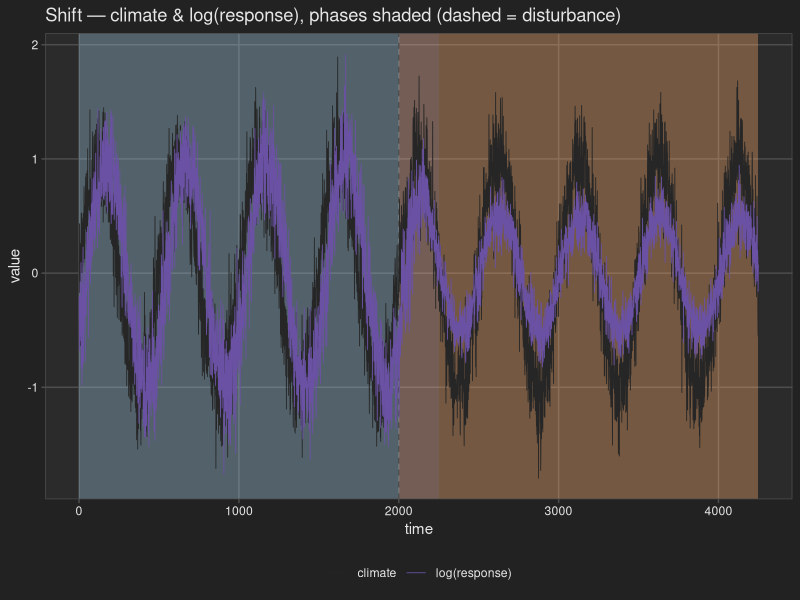
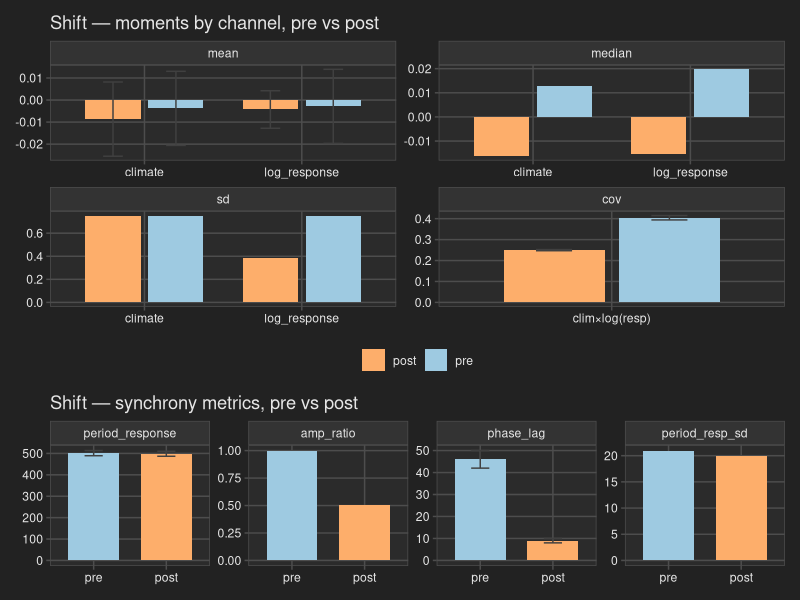
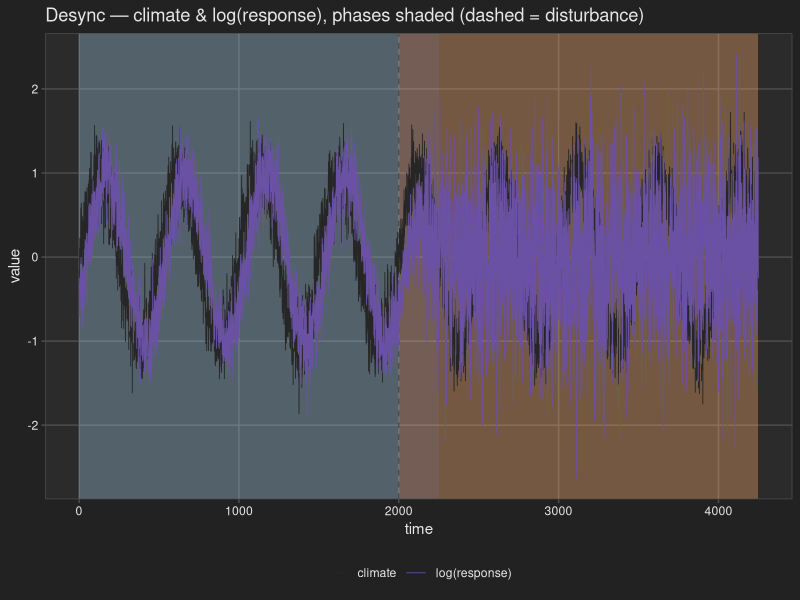
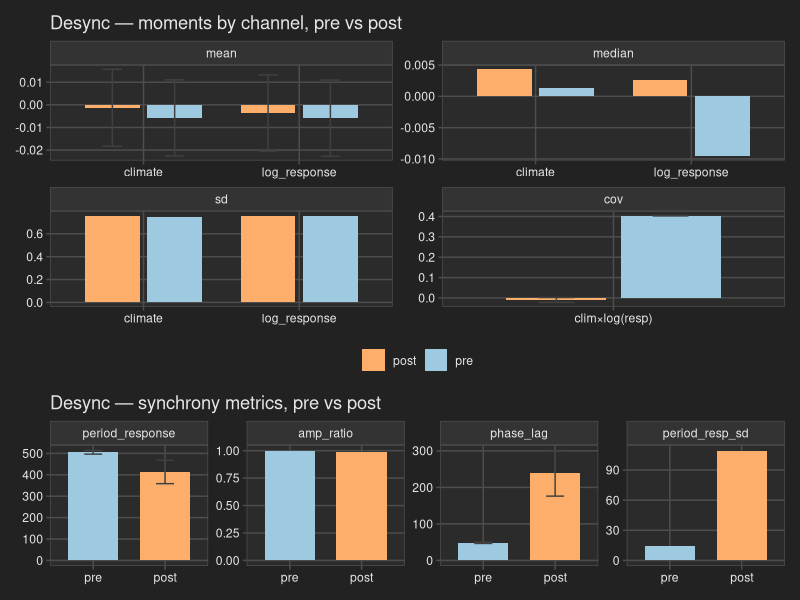
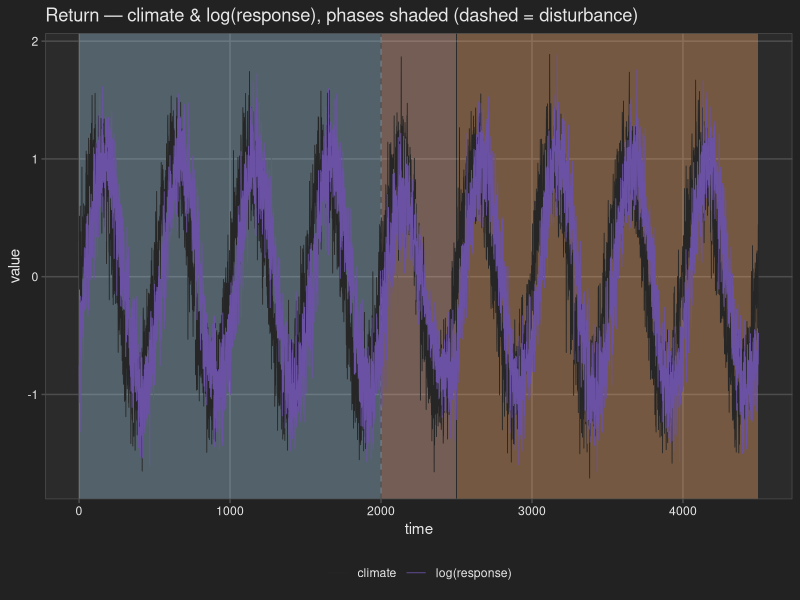
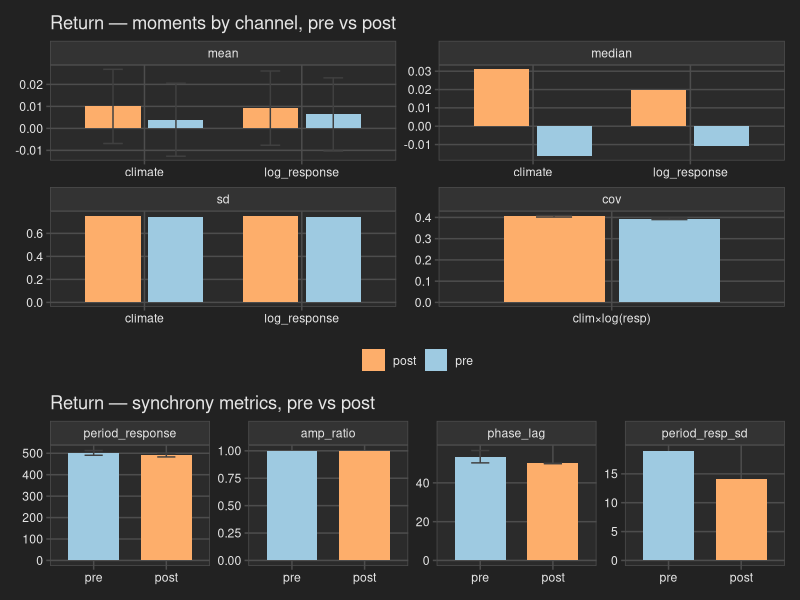
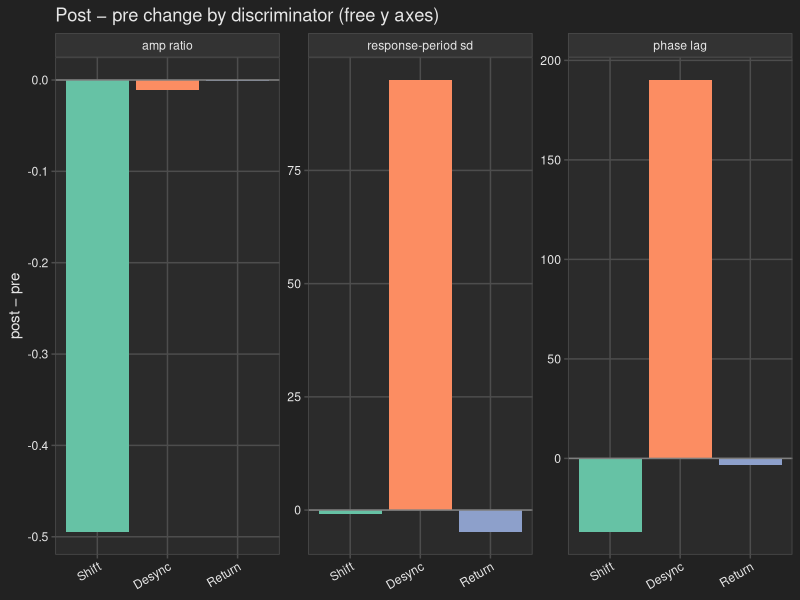

Generate these figures, in order, with R:
## ---- chunk 1
knitr::opts_chunk$set(echo = TRUE, message = FALSE, warning = FALSE,
                      dev.args = list(bg = "#222222"))   # dark PNG canvas → matches darkly page
suppressMessages({ library(dplyr); library(tidyr); library(readr); library(ggplot2)
                   library(knitr); library(patchwork) })
.pg <- "#222222"; .pn <- "#2b2b2b"; .fg <- "#e6e6e6"; .gr <- "#4d4d4d"   # dark plot palette
theme_set(theme_bw(base_size = 11) + theme(
  plot.background  = element_rect(fill = .pg, colour = NA),
  panel.background = element_rect(fill = .pn, colour = NA),
  panel.border     = element_rect(colour = .gr, fill = NA),
  panel.grid.major = element_line(colour = .gr),
  panel.grid.minor = element_blank(),
  text = element_text(colour = .fg), axis.text = element_text(colour = .fg),
  axis.ticks = element_line(colour = .gr),
  legend.background = element_rect(fill = .pg, colour = NA),
  legend.key = element_rect(fill = .pg, colour = NA),
  strip.background = element_rect(fill = "#333333", colour = .gr),
  strip.text = element_text(colour = .fg), legend.position = "bottom"))
P <- 500   # generator period (steps); see CLAUDE.md. Only used to wrap phase lag into [0,P).
# auto-incrementing figure counter (document order) — used in each chunk's fig.cap.
fig_n <- local({ i <- 0L; function(x) { i <<- i + 1L; paste0("Figure ", i, ". ", x) } })
## ---- chunk 2
# centered moving average (window w); NA at the ±(w-1)/2 ends — used for peak-finding only.
smooth_ma <- function(x, w = 51) as.numeric(stats::filter(x, rep(1 / w, w)))

# local maxima of a smoothed copy, thinned greedily by height to a minimum separation `gap`.
# Two noise defences: keep only candidates above the window mean (an oscillation peak sits above
# its central tendency ⇒ drops trough-region ripples), then greedy gap≈0.6P ⇒ ≤1 peak/period.
find_peaks <- function(x, w = 51, gap = 300) {
  s <- smooth_ma(x, w); n <- length(s)
  interior <- s[2:(n - 1)] > s[1:(n - 2)] & s[2:(n - 1)] >= s[3:n]
  cand <- which(c(FALSE, interior, FALSE))            # NA comparisons drop out of which()
  cand <- cand[s[cand] > mean(s, na.rm = TRUE)]       # peaks lie above central tendency
  cand <- cand[order(s[cand], decreasing = TRUE)]     # tallest first
  keep <- integer(0)
  for (i in cand) if (all(abs(i - keep) >= gap)) keep <- c(keep, i)
  sort(keep)
}

# per-channel moments: central tendency (mean, median) + spread (sd, var, IQR, range).
series_stats <- function(x)
  tibble(mean = mean(x), median = median(x), sd = sd(x),
         var = var(x), IQR = IQR(x), range = diff(range(x)))

# per-response-peak offset behind the preceding climate peak, wrapped into [0,P). Empty if either
# channel has no peak. phase_lag = its mean; the vector also feeds the metric's standard error.
peak_offsets <- function(pc, pr) {
  if (!length(pc) || !length(pr)) return(numeric(0))
  vapply(pr, function(tr) {
    prior <- pc[pc <= tr]
    d <- if (length(prior)) tr - max(prior) else tr - min(pc)
    ((d %% P) + P) %% P
  }, numeric(1))
}
se_mean  <- function(x) if (length(x) > 1) sd(x) / sqrt(length(x)) else NA_real_  # SE of a sample mean

# covariance SE from per-cycle estimates: cut the window into P-long blocks, cov within each,
# SE = sd(block covs)/√n_blocks. Valid under autocorrelation — an iid cov SE would be far too
# narrow (effective n is the ~4 cycles, not the ~2000 points). Mirrors the peak-metric SEs.
cov_se <- function(x, y) {
  blk <- (seq_along(x) - 1) %/% P
  cv  <- tapply(seq_along(x), blk, function(i) if (length(i) > 2) cov(x[i], y[i]) else NA_real_)
  se_mean(cv[is.finite(cv)])
}

# synchrony summary for one settled window (climate/response columns). Peaks are found ONCE here
# and every derived quantity — including the mean-type standard errors (period_response_se,
# phase_lag_se) — reuses them, so callers never re-run find_peaks.
# period_resp_sd = spacing irregularity: small ⇒ clean oscillation, large ⇒ decoupled/noise.
sync_one <- function(sub) {
  pc <- find_peaks(sub$climate); pr <- find_peaks(sub$log_response)   # response peaks in log space
  dpr <- diff(pr); off <- peak_offsets(pc, pr)      # spacings / offsets feed both value and SE
  ac <- sd(sub$climate); ar <- sd(sub$log_response) # amp_response = sd(log R) ≈ β; sd computed once
  tibble(n = nrow(sub),
         period_climate     = mean(diff(pc)),
         period_response    = mean(dpr),
         period_response_se = se_mean(dpr),          # SE of the mean inter-peak interval
         period_resp_sd     = sd(dpr),
         amp_climate        = ac,
         amp_response       = ar,
         amp_ratio          = ar / ac,
         phase_lag          = if (length(off)) mean(off) else NA_real_,
         phase_lag_se       = se_mean(off))          # SE of the mean per-peak offset
}

# tables + figure for one dataset, over the settled pre/post regimes (transition excluded).
stats_by_period <- function(df)
  df %>% filter(phase %in% c("pre", "post")) %>%
    pivot_longer(c(climate, log_response), names_to = "series") %>%
    group_by(phase, series) %>% group_modify(~ series_stats(.x$value)) %>% ungroup() %>%
    mutate(phase = factor(phase, c("pre", "post"))) %>% arrange(phase, series)

sync_by_period <- function(df)
  bind_rows(pre  = sync_one(filter(df, phase == "pre")),
            post = sync_one(filter(df, phase == "post")), .id = "phase") %>%
    mutate(phase = factor(phase, c("pre", "post")))

# contiguous phase spans → shaded background bands (disturbance is a single step, drawn as a line).
phase_fill <- c(pre = "#9ecae1", disturbance = "grey45", transition = "#fcbba1", post = "#fdae6b")
plot_series <- function(df, title) {
  bands <- df %>% filter(phase != "disturbance") %>% group_by(phase) %>%
    summarise(xmin = min(time), xmax = max(time), .groups = "drop")
  td <- df$time[df$phase == "disturbance"]
  ggplot() +
    geom_rect(data = bands, aes(xmin = xmin, xmax = xmax, ymin = -Inf, ymax = Inf, fill = phase),
              alpha = 0.35, inherit.aes = FALSE) +
    geom_vline(xintercept = td, linetype = 2, colour = "grey30") +
    geom_line(data = pivot_longer(df, c(climate, log_response), names_to = "var") %>%
                mutate(var = recode(var, log_response = "log(response)")),
              aes(time, value, colour = var), linewidth = 0.3) +
    scale_fill_manual(values = phase_fill, guide = "none") +
    scale_colour_manual(values = c(climate = "grey15", `log(response)` = "#6a51a3")) +
    labs(title = title, x = "time", y = "value", colour = NULL)
}

# bar companions to the two tables; pre/post reuse the phase-band fills. free_y scales
# because metrics live on different units (amp ~1, period ~500, lag ~10s).
bar_fill <- c(pre = "#9ecae1", post = "#fdae6b")
# errbar=TRUE overlays ±1 SE (sd/√n) on the mean facet only. NB with autocorrelated series
# the iid SE is optimistic (too narrow); here it still dwarfs the ~0 means → not distinguishable.
# takes the precomputed stats tibble (stats_by_period) so the moments grid isn't recomputed;
# cov/n are still derived from df (not duplicated elsewhere).
plot_moments <- function(stats_x, df, title, errbar = FALSE) {   # central tendency + spread, per channel
  st <- stats_x %>% select(phase, series, mean, median, sd)
  nn <- df %>% filter(phase %in% c("pre", "post")) %>% count(phase, name = "n")   # rows per window
  # se lives on the wide table (sd/√n), tagged onto the mean rows after the pivot — no self-join.
  long <- st %>% left_join(nn, by = "phase") %>%
    mutate(se_mean = sd / sqrt(n)) %>%
    pivot_longer(c(mean, median, sd), names_to = "measure") %>%
    mutate(se = ifelse(measure == "mean", se_mean, NA_real_)) %>%
    select(phase, series, measure, value, se)
  # joint moment: one cov(climate, log_response) per regime → own facet (single x category).
  # per-cycle SE (see cov_se) — block SE, matching the other metrics.
  cov <- df %>% filter(phase %in% c("pre", "post")) %>% group_by(phase) %>%
    summarise(value = cov(climate, log_response), se = cov_se(climate, log_response), .groups = "drop") %>%
    mutate(phase = factor(phase, c("pre", "post")), series = "clim×log(resp)", measure = "cov")
  long <- bind_rows(long, cov) %>%
    mutate(measure = factor(measure, c("mean", "median", "sd", "cov")))
  ggplot(long, aes(series, value, fill = phase)) +
    geom_col(position = position_dodge(0.8), width = 0.7) +
    { if (errbar) geom_errorbar(aes(ymin = value - se, ymax = value + se),
        position = position_dodge(0.8), width = 0.25, colour = "grey25", na.rm = TRUE) } +
    facet_wrap(~ measure, scales = "free") +   # free x too: cov facet has its own single category
    scale_fill_manual(values = bar_fill) +
    labs(title = title, x = NULL, y = NULL, fill = NULL)
}

# takes the precomputed sync tibble (sync_by_period), which already carries the mean-type SEs
# (period_response_se, phase_lag_se) — so peaks are never re-found for the error bars.
plot_sync <- function(sync_x, title) {                  # peak-derived synchrony discriminators
  se_long <- sync_x %>%                                 # SE only for the mean-type metrics
    transmute(phase, period_response = period_response_se, phase_lag = phase_lag_se) %>%
    pivot_longer(-phase, names_to = "metric", values_to = "se")
  dat <- sync_x %>% select(phase, period_response, amp_ratio, phase_lag, period_resp_sd) %>%
    pivot_longer(-phase, names_to = "metric") %>%
    left_join(se_long, by = c("phase", "metric")) %>%   # amp_ratio & period_resp_sd → NA (no SE)
    mutate(metric = factor(metric, c("period_response", "amp_ratio", "phase_lag", "period_resp_sd")))
  ggplot(dat, aes(phase, value, fill = phase)) +
    geom_col(width = 0.7) +
    geom_errorbar(aes(ymin = value - se, ymax = value + se), width = 0.25, colour = "grey25", na.rm = TRUE) +
    facet_wrap(~ metric, scales = "free_y", nrow = 1) +
    scale_fill_manual(values = bar_fill, guide = "none") +
    labs(title = title, x = NULL, y = NULL)
}
## ---- chunk 3
# response is analyzed in log space (log-linear generator) → add log_response once at load.
d_shift  <- read_csv("synthetic_shift.csv",  show_col_types = FALSE) %>% mutate(log_response = log(response))
d_desync <- read_csv("synthetic_desync.csv", show_col_types = FALSE) %>% mutate(log_response = log(response))
d_return <- read_csv("synthetic_return.csv", show_col_types = FALSE) %>% mutate(log_response = log(response))
## ---- chunk 4
# Each dataset's moment / synchrony summaries are computed ONCE here (find_peaks runs a single
# time per window) and reused by every table, figure, and the cross-dataset summary below.
stats_shift  <- stats_by_period(d_shift);  sync_shift  <- sync_by_period(d_shift)
stats_desync <- stats_by_period(d_desync); sync_desync <- sync_by_period(d_desync)
stats_return <- stats_by_period(d_return); sync_return <- sync_by_period(d_return)
## ---- chunk 5
plot_series(d_shift, "Shift — climate & log(response), phases shaded (dashed = disturbance)")
## ---- chunk 6
cat(kable(stats_shift, digits = 3,
          caption = "Shift — per-channel moments, settled regimes"), sep = "\n")
cat("\n\n")
cat(kable(sync_shift %>% select(-ends_with("_se")), digits = 2,   # SEs shown as error bars, not in table
          caption = "Shift — peak-derived synchrony, pre vs post"), sep = "\n")
## ---- chunk 7
(plot_moments(stats_shift, d_shift, "Shift — moments by channel, pre vs post", errbar = TRUE) /
 plot_sync(sync_shift, "Shift — synchrony metrics, pre vs post")) +
  plot_layout(heights = c(2, 1))   # 2×2 moments gets twice the height of the 1-row sync strip
## ---- chunk 8
plot_series(d_desync, "Desync — climate & log(response), phases shaded (dashed = disturbance)")
## ---- chunk 9
cat(kable(stats_desync, digits = 3,
          caption = "Desync — per-channel moments, settled regimes"), sep = "\n")
cat("\n\n")
cat(kable(sync_desync %>% select(-ends_with("_se")), digits = 2,
          caption = "Desync — peak-derived synchrony, pre vs post"), sep = "\n")
## ---- chunk 10
(plot_moments(stats_desync, d_desync, "Desync — moments by channel, pre vs post", errbar = TRUE) /
 plot_sync(sync_desync, "Desync — synchrony metrics, pre vs post")) +
  plot_layout(heights = c(2, 1))
## ---- chunk 11
plot_series(d_return, "Return — climate & log(response), phases shaded (dashed = disturbance)")
## ---- chunk 12
cat(kable(stats_return, digits = 3,
          caption = "Return — per-channel moments, settled regimes"), sep = "\n")
cat("\n\n")
cat(kable(sync_return %>% select(-ends_with("_se")), digits = 2,
          caption = "Return — peak-derived synchrony, pre vs post"), sep = "\n")
## ---- chunk 13
(plot_moments(stats_return, d_return, "Return — moments by channel, pre vs post", errbar = TRUE) /
 plot_sync(sync_return, "Return — synchrony metrics, pre vs post")) +
  plot_layout(heights = c(2, 1))
## ---- chunk 14
sync_all <- bind_rows(Shift = sync_shift, Desync = sync_desync,   # reuse the summaries from `derive`
                      Return = sync_return, .id = "dataset")

# pre→post deltas of the discriminating metrics
delta <- sync_all %>%
  select(dataset, phase, amp_ratio, phase_lag, period_resp_sd) %>%
  pivot_longer(c(amp_ratio, phase_lag, period_resp_sd), names_to = "metric") %>%
  pivot_wider(names_from = phase, values_from = value) %>%
  mutate(delta = post - pre,
         dataset = factor(dataset, c("Shift", "Desync", "Return")))
## ---- chunk 15
cat(kable(delta %>% select(dataset, metric, pre, post, delta), digits = 2,
          caption = "pre → post change in synchrony discriminators, all datasets"), sep = "\n")
## ---- chunk 16
ggplot(delta, aes(dataset, delta, fill = dataset)) +
  geom_col() +
  geom_hline(yintercept = 0, colour = "grey50") +
  facet_wrap(~ metric, scales = "free_y",       # free_y: these discriminators live on different scales
             labeller = as_labeller(c(amp_ratio = "amp ratio", phase_lag = "phase lag",
                                      period_resp_sd = "response-period sd"))) +
  scale_fill_brewer(palette = "Set2", guide = "none") +
  labs(title = "Post − pre change by discriminator (free y axes)", x = NULL, y = "post − pre") +
  theme(axis.text.x = element_text(angle = 30, hjust = 1))
